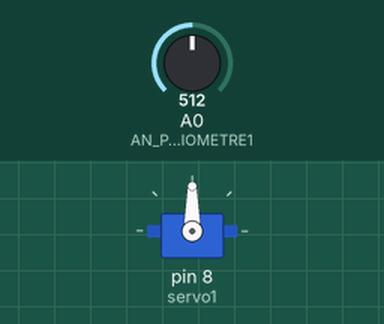
Simulated run of this sketch. Board: Arduino Uno, built with avr-gcc and run on an emulated ATmega328P. On the bench: servo. The test bench sets the inputs (shaded band); at power-on: A0 (AN_POTENTIOMETRE1) = 512.

Above: at 1.2 s.
1.3 s: A0 (AN_POTENTIOMETRE1) set to 716
At 2.1 s:
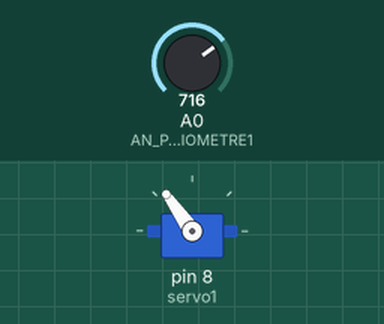
2.8 s: A0 (AN_POTENTIOMETRE1) set to 900
At 3.2 s:
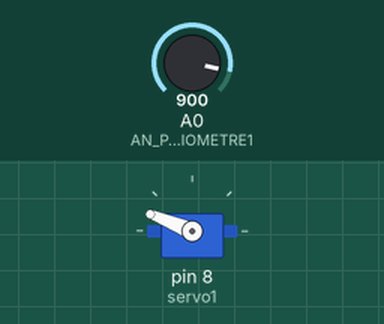
4.3 s: A0 (AN_POTENTIOMETRE1) set to 1023
At 5.5 s:
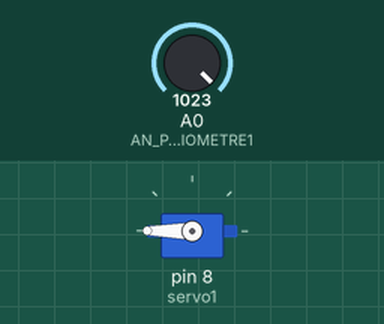
5.8 s: A0 (AN_POTENTIOMETRE1) set to 306
At 6.7 s:
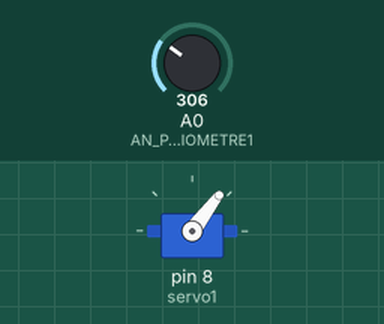
7.3 s: A0 (AN_POTENTIOMETRE1) set to 122
At 7.9 s:
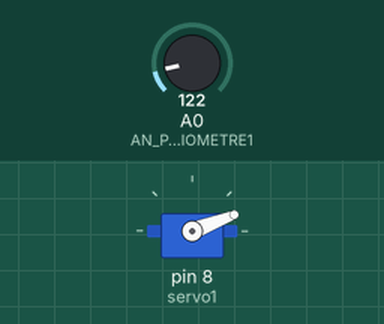
Timing chart, 0 to 9.8 s (numbered marks = the images above; inputs shaded):
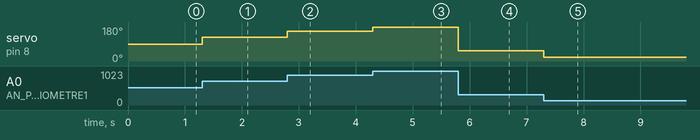

Measured:
- after the input at 1.3 s, servo on pin 8 (servo1): 90° → 125° at once
- after the input at 2.8 s, servo on pin 8 (servo1): 125° → 158° at once
- after the input at 4.3 s, servo on pin 8 (servo1): 158° → 180° at once
- after the input at 5.8 s, servo on pin 8 (servo1): 180° → 53° at once
- after the input at 7.3 s, servo on pin 8 (servo1): 53° → 21° at once

The sketch:

code_potentiometre_SM.ino
```cpp
#include <Servo.h>

Servo servo1;


const char AN_POTENTIOMETRE1 = A0;
const char PWM_SERVO1 = 8;

int positionDuServo1 = 0;

void setup() {
servo1.attach(8);
servo1.write(0);
}

void loop() {
positionDuServo1 = analogRead(AN_POTENTIOMETRE1);
positionDuServo1 = map(positionDuServo1, 0, 1023, 0, 180);
servo1.write(positionDuServo1);
}
```
